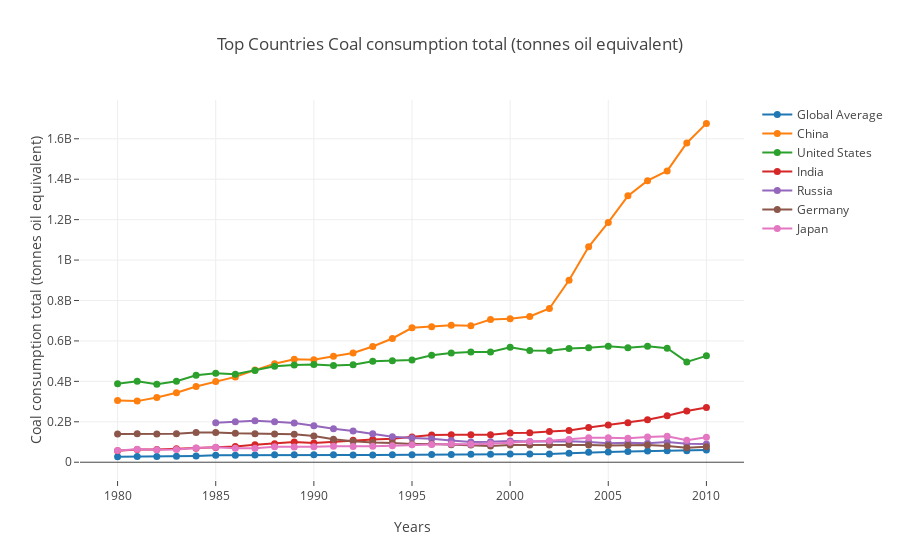

This figure's notebook cell:
### Markdown cell above
#### Answer: Coal Consumption/Person
> As seen the Top Consumer of Coal is Australia and has been since 1996 befor which it was Czech Republic.  
> however the consumption of the top countries is decereasing.  
> All top 6 are above global consumption average for a country.  
> global Consumption/person is almost constant

### Code cell
explore_df(df['coal_consumption_total'])
